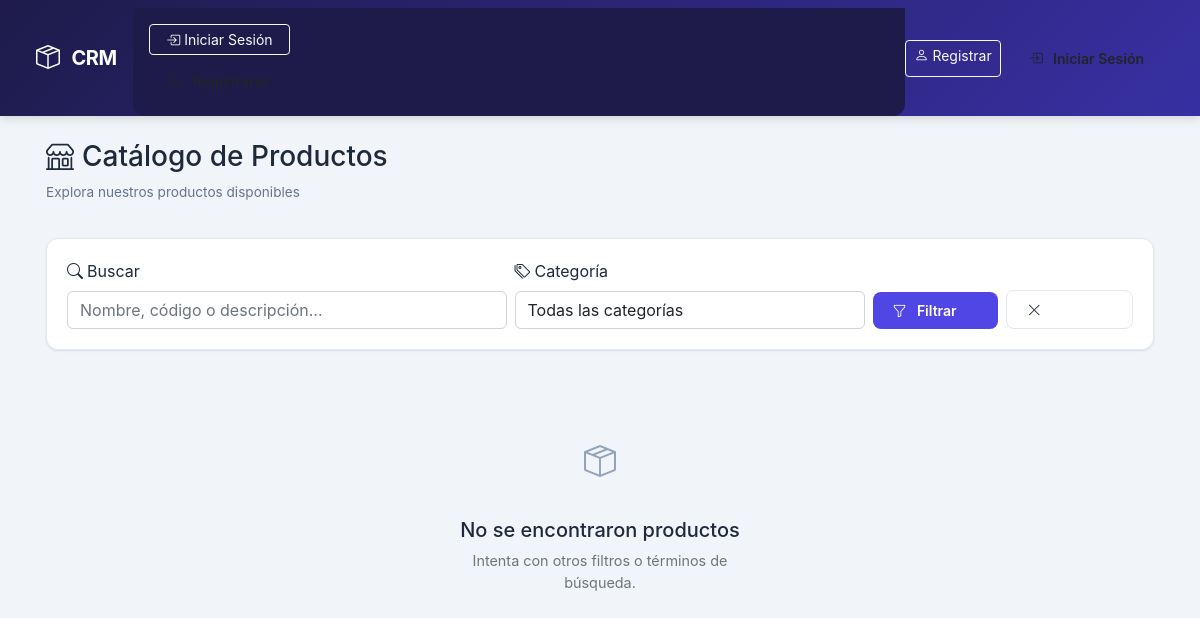
Before: /catalogo/productos/ with the older database file.
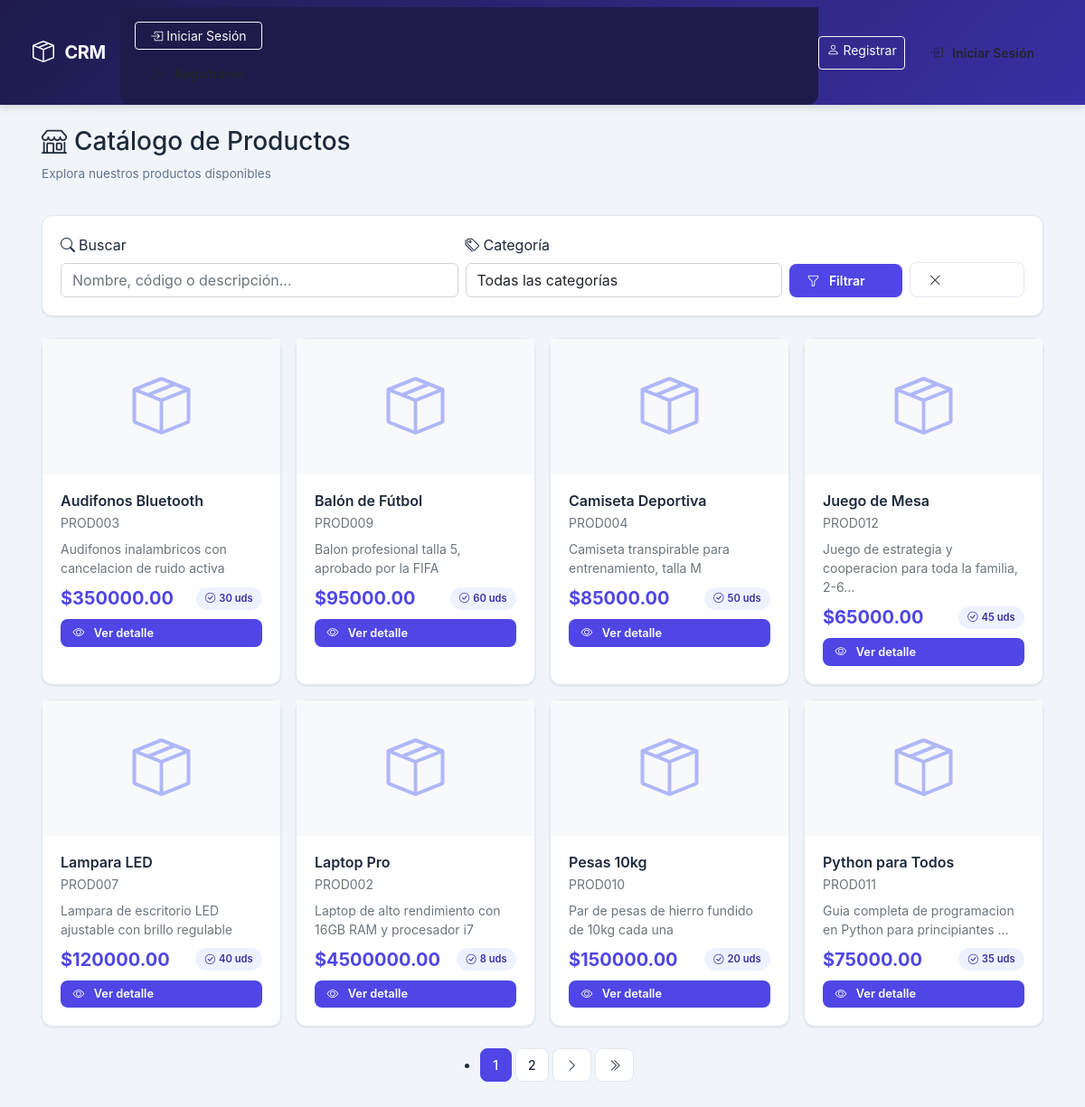
After: the same page with the newer database file.
### productos/models.py (models this page shows, shortened)
class Producto(BaseModel):
    nombre = models.CharField(max_length=100)
    descripcion = models.TextField(blank=True, null=True)
    precio = models.DecimalField(max_digits=10, decimal_places=2)
    stock = models.IntegerField(default=0)
    codigo = models.CharField(max_length=50, unique=True)

### catalogo/views.py (the view)
# urls.py: path("productos/", views.productos_publicos, name="productos_publicos"),
def productos_publicos(request: HttpRequest) -> HttpResponse:
    query = request.GET.get("q", "").strip()
    categoria_id = request.GET.get("categoria", "").strip()
    productos = Producto.objects.all().order_by("nombre")
    if query:
        productos = productos.filter(
            Q(nombre__icontains=query) | Q(descripcion__icontains=query) | Q(codigo__icontains=query)
        )
    if categoria_id and categoria_id.isdigit():
        cat_id = int(categoria_id)
        catalogo_ids = Catalogo.objects.filter(categoria_id=cat_id).values_list("producto_id", flat=True)
        productos = productos.filter(id__in=catalogo_ids)
    paginator = Paginator(productos, 8)
    page = request.GET.get("page")
    productos_page = paginator.get_page(page)
    categorias = Categoria.objects.all()
    return render(request, "catalogo/productos_publicos.html", {
        "productos": productos_page,
        "categorias": categorias,
        "query": query,
        "categoria_seleccionada": categoria_id,
    })

### catalogo/templates/catalogo/productos_publicos.html (shortened to what this page needs)
{% extends 'base.html' %}
{% load static %}
{% block content %}
<div class="animate-fade-in">
    <div class="section-title">
        <div>
            <h3><i class="bi bi-shop me-2"></i>Catálogo de Productos</h3>
            <p class="subtitle">Explora nuestros productos disponibles</p>
        </div>
    </div>
    <div class="card-crm mb-4 animate-slide-in">
        <div class="card-body">
            <form method="get" class="row g-2 align-items-end">
                <div class="col-md-5">
                    <label class="form-label"><i class="bi bi-search me-1"></i>Buscar</label>
                    <input type="text" name="q" class="form-control" placeholder="Nombre, código o descripción..." value="{{ query }}">
                </div>
                <div class="col-md-4">
                    <label class="form-label"><i class="bi bi-tags me-1"></i>Categoría</label>
                    <select name="categoria" class="form-control">
                        <option value="">Todas las categorías</option>
                    </select>
                </div>
                <div class="col-md-3 d-flex gap-2">
                    <button type="submit" class="btn btn-crm btn-crm-primary w-100 mt-auto">
                        <i class="bi bi-funnel me-1"></i>Filtrar
                    </button>
                    <a href="{% url 'catalogo:productos_publicos' %}" class="btn btn-crm btn-crm-outline w-100 mt-auto">
                        <i class="bi bi-x-lg"></i>
                    </a>
                </div>
            </form>
        </div>
    </div>
    {% if productos %}
    <div class="row g-3">
        {% for p in productos %}
        <div class="col-6 col-md-4 col-lg-3">
            <div class="card-crm h-100 animate-slide-in">
                <div class="text-center p-3 bg-light" style="min-height: 150px; display: flex; align-items: center; justify-content: center;">
                    {% if p.codigo %}
                    <i class="bi bi-box-seam" style="font-size: 4rem; color: var(--primary-light); opacity: 0.6;"></i>
                    {% else %}
                    <i class="bi bi-archive" style="font-size: 4rem; color: var(--text-muted); opacity: 0.4;"></i>
                    {% endif %}
                </div>
                <div class="card-body d-flex flex-column">
                    <h6 class="fw-semibold mb-1 text-truncate">{{ p.nombre }}</h6>
                    <small class="text-muted mb-2">{{ p.codigo }}</small>
                    <p class="small text-muted mb-2 flex-grow-1">{{ p.descripcion|truncatechars:60|default:"Sin descripción" }}</p>
                    <div class="d-flex justify-content-between align-items-center mt-auto">
                        <span class="fw-bold fs-5" style="color: var(--primary);">${{ p.precio }}</span>
                        {% if p.stock > 0 %}
                        <span class="badge-crm role-cliente" style="font-size: 0.7rem;"><i class="bi bi-check-circle me-1"></i>{{ p.stock }} uds</span>
                        {% else %}
                        <span class="badge bg-danger" style="font-size: 0.7rem;"><i class="bi bi-x-circle me-1"></i>Agotado</span>
                        {% endif %}
                    </div>
                    <div class="mt-2">
                        <a href="{% url 'productos:detalle' p.id %}" class="btn btn-crm btn-crm-primary btn-crm-sm w-100">
                            <i class="bi bi-eye me-1"></i>Ver detalle
                        </a>
                    </div>
                </div>
            </div>
        </div>
        {% endfor %}
    </div>
    {% if productos.has_other_pages %}
    <nav aria-label="Page navigation" class="mt-4">
        <ul class="pagination-crm">
            {% for num in productos.paginator.page_range %}
                {% if productos.number == num %}
                <li class="page-item active"><span class="page-link">{{ num }}</span></li>
                {% elif num > productos.number|add:'-3' and num < productos.number|add:'3' %}
                <li class="page-item"><a class="page-link" href="?page={{ num }}{% if query %}&q={{ query }}{% endif %}{% if categoria_seleccionada %}&categoria={{ categoria_seleccionada }}{% endif %}">{{ num }}</a></li>
                {% endif %}
            {% endfor %}
            {% if productos.has_next %}
            <li class="page-item">
                <a class="page-link" href="?page={{ productos.next_page_number }}"><i class="bi bi-chevron-right"></i></a>
            </li>
            <li class="page-item">
                <a class="page-link" href="?page={{ productos.paginator.num_pages }}"><i class="bi bi-chevron-double-right"></i></a>
            </li>
            {% endif %}
        </ul>
    </nav>
    {% endif %}
    {% else %}
    <div class="empty-state">
        <div class="empty-icon"><i class="bi bi-box-seam"></i></div>
        <h5>No se encontraron productos</h5>
        <p class="text-muted">Intenta con otros filtros o términos de búsqueda.</p>
    </div>
    {% endif %}
</div>
{% endblock %}

### website/templates/base.html (shortened to what this page needs)
{% load static %}
<!DOCTYPE html>
<html lang="es">
<head>
    <link href="{% static 'css/bootstrap.min.css' %}" rel="stylesheet">
    <link href="{% static 'css/bootstrap-icons.css' %}" rel="stylesheet">
    <link href="{% static 'css/custom.css' %}" rel="stylesheet">
</head>
<body>
    {% include 'navbar.html' %}
    {% if user.is_authenticated %}
        {% include 'sidebar.html' %}
        <main class="main-content-crm">
    {% else %}
    <div class="container px-3 py-4" style="padding-top: calc(var(--navbar-height, 64px) + 1rem);">
    {% endif %}
        {% block content %}{% endblock %}
    {% if user.is_authenticated %}
        </main>
    {% else %}
    </div>
    {% endif %}
</body>
</html>

### website/templates/navbar.html (shortened to what this page needs)
<nav class="navbar navbar-crm navbar-expand-lg sticky-top">
    <div class="container-fluid">
        <a class="navbar-brand" href="{% url 'home' %}">
            <i class="bi bi-box-seam me-1"></i> CRM
        </a>
        {% if not user.is_authenticated %}
        <div class="collapse navbar-collapse" id="navbarGuestMenu">
            <div class="d-flex flex-column gap-2 p-2">
                <a class="btn btn-outline-light btn-sm w-100" href="{% url 'login' %}"><i class="bi bi-box-arrow-in-right me-1"></i>Iniciar Sesión</a>
                <a class="btn btn-crm btn-sm w-100" href="{% url 'register' %}"><i class="bi bi-person-plus me-1"></i>Registrarse</a>
            </div>
        </div>
        {% endif %}
        <div class="d-flex align-items-center ms-auto">
            {% if user.is_authenticated %}
            <div class="dropdown">
                <a class="text-white text-decoration-none d-flex align-items-center dropdown-toggle" href="#" id="userDropdown" role="button" data-bs-toggle="dropdown" aria-expanded="false">
                    <span class="avatar rounded-circle d-flex align-items-center justify-content-center me-2" style="width: 34px; height: 34px; background: var(--bs-primary, #0d6efd); font-weight: 600; font-size: 0.9rem;">
                        {{ user.username|first|upper }}
                    </span>
                    <span class="d-none d-md-inline">{{ user.username }}</span>
                </a>
                <ul class="dropdown-menu dropdown-menu-end shadow" aria-labelledby="userDropdown">
                    <li><a class="dropdown-item" href="{% url 'perfil' %}"><i class="bi bi-person-circle me-2"></i>Perfil</a></li>
                    <li><a class="dropdown-item" href="{% url 'change_password' %}"><i class="bi bi-key me-2"></i>Cambiar Contraseña</a></li>
                    <li><hr class="dropdown-divider"></li>
                    <li><a class="dropdown-item" href="{% url 'logout' %}"><i class="bi bi-box-arrow-right me-2"></i>Cerrar Sesión</a></li>
                </ul>
            </div>
            {% else %}
            <div class="d-flex gap-2 d-none d-lg-flex">
                <a class="btn btn-outline-light btn-sm" href="{% url 'register' %}"><i class="bi bi-person me-1"></i>Registrar</a>
                <a class="btn btn-crm btn-sm" href="{% url 'login' %}"><i class="bi bi-box-arrow-in-right me-1"></i>Iniciar Sesión</a>
            </div>
            {% endif %}
        </div>
    </div>
</nav>

### website/templates/static/css/custom.css (style rules this page uses)
:root { --primary: #4F46E5; --primary-dark: #3730A3; --primary-light: #818CF8; --secondary: #0EA5E9; --accent: #F59E0B; --success: #10B981; --danger: #EF4444; --warning: #F59E0B; --info: #06B6D4; --dark: #0F172A; --dark-sidebar: #1E1B4B; --dark-sidebar-hover: #312E81; --body-bg: #F1F5F9; --card-bg: #FFFFFF; --text-primary: #1E293B; --text-secondary: #64748B; --text-muted: #94A3B8; --border-color: #E2E8F0; --sidebar-width: 260px; --sidebar-collapsed: 0px; --navbar-height: 64px; --radius: 12px; --radius-sm: 8px; --radius-lg: 16px; --shadow: 0 1px 3px rgba(0,0,0,0.06), 0 1px 2px rgba(0,0,0,0.04); --shadow-md: 0 4px 6px rgba(0,0,0,0.05), 0 10px 15px rgba(0,0,0,0.03); --shadow-lg: 0 10px 25px rgba(0,0,0,0.08); --transition: all 0.3s cubic-bezier(0.4, 0, 0.2, 1); --font-sans: 'Inter', -apple-system, BlinkMacSystemFont, 'Segoe UI', system-ui, sans-serif; --glow-rgb: 99 102 241; --cool-star-rgb: 99 102 241; --cool-dark-rgb: 55 48 163; --cool-bg-rgb: 15 23 42; }
* { box-sizing: border-box; }
body { font-family: var(--font-sans); background: var(--body-bg); color: var(--text-primary); min-height: 100vh; margin: 0; padding: 0; }
.navbar-crm { background: linear-gradient(135deg, var(--dark-sidebar) 0%, var(--primary-dark) 100%) !important; min-height: var(--navbar-height); padding: 0 1.5rem; box-shadow: 0 2px 10px rgba(0,0,0,0.15); z-index: 1030; }
.navbar-crm .navbar-brand { font-weight: 700; font-size: 1.25rem; letter-spacing: -0.5px; color: #fff; display: flex; align-items: center; gap: 0.5rem; }
.navbar-crm .navbar-brand i { font-size: 1.5rem; }
.navbar-crm .navbar-collapse { background: var(--dark-sidebar); border-radius: 0 0 var(--radius) var(--radius); padding: 0.5rem; margin-top: 0.5rem; }
.card-crm { background: var(--card-bg); border: 1px solid var(--border-color); border-radius: var(--radius); box-shadow: var(--shadow); transition: var(--transition); }
.card-crm .card-body { padding: 1.25rem; }
.btn-crm { padding: 0.5rem 1.25rem; border-radius: var(--radius-sm); font-weight: 600; font-size: 0.875rem; transition: var(--transition); border: none; cursor: pointer; display: inline-flex; align-items: center; gap: 0.4rem; }
.btn-crm-primary { background: var(--primary); color: #fff; }
.btn-crm-outline { background: transparent; border: 1.5px solid var(--border-color); color: var(--text-primary); }
.btn-crm-sm { padding: 0.35rem 0.85rem; font-size: 0.8rem; }
.pagination-crm { display: flex; gap: 0.3rem; justify-content: center; margin-top: 1.5rem; }
.pagination-crm .page-item .page-link { border: 1px solid var(--border-color); padding: 0.45rem 0.85rem; border-radius: var(--radius-sm); color: var(--text-primary); font-weight: 500; font-size: 0.875rem; transition: var(--transition); background: var(--card-bg); }
.pagination-crm .page-item.active .page-link { background: var(--primary); border-color: var(--primary); color: #fff; }
.section-title { font-size: 1.35rem; font-weight: 700; color: var(--text-primary); margin-bottom: 1.25rem; display: flex; align-items: center; gap: 0.5rem; }
.section-title .subtitle { font-size: 0.85rem; font-weight: 400; color: var(--text-secondary); }
.badge-crm { padding: 0.25rem 0.65rem; border-radius: 20px; font-size: 0.75rem; font-weight: 600; }
.badge-crm.role-cliente { background: #EEF2FF; color: #3730A3; }
.animate-fade-in { animation: fadeIn 0.4s ease; }
.animate-slide-in { animation: slideIn 0.3s ease; }

Changed rows visible on the page:
added Producto: nombre "Audifonos Bluetooth", codigo "PROD003", descripcion "Audifonos inalambricos con cancelacion de ruido activa", precio "350000.00", stock "30"
added Producto: nombre "Balón de Fútbol", codigo "PROD009", descripcion "Balon profesional talla 5, aprobado por la FIFA", precio "95000.00", stock "60"
added Producto: nombre "Camiseta Deportiva", codigo "PROD004", descripcion "Camiseta transpirable para entrenamiento, talla M", precio "85000.00", stock "50"
added Producto: nombre "Juego de Mesa", codigo "PROD012", descripcion "Juego de estrategia y cooperacion para toda la familia, 2-6…", precio "65000.00", stock "45"
added Producto: nombre "Lampara LED", codigo "PROD007", descripcion "Lampara de escritorio LED ajustable con brillo regulable", precio "120000.00", stock "40"
added Producto: nombre "Laptop Pro", codigo "PROD002", descripcion "Laptop de alto rendimiento con 16GB RAM y procesador i7", precio "4500000.00", stock "8"
added Producto: nombre "Pesas 10kg", codigo "PROD010", descripcion "Par de pesas de hierro fundido de 10kg cada una", precio "150000.00", stock "20"
added Producto: nombre "Python para Todos", codigo "PROD011", descripcion "Guia completa de programacion en Python para principiantes …", precio "75000.00", stock "35"
Other visible differences:
new list line: "1"
new list line: "2"
text no longer shown: "No se encontraron productos Intenta con otros filtros o términos de búsqueda."
